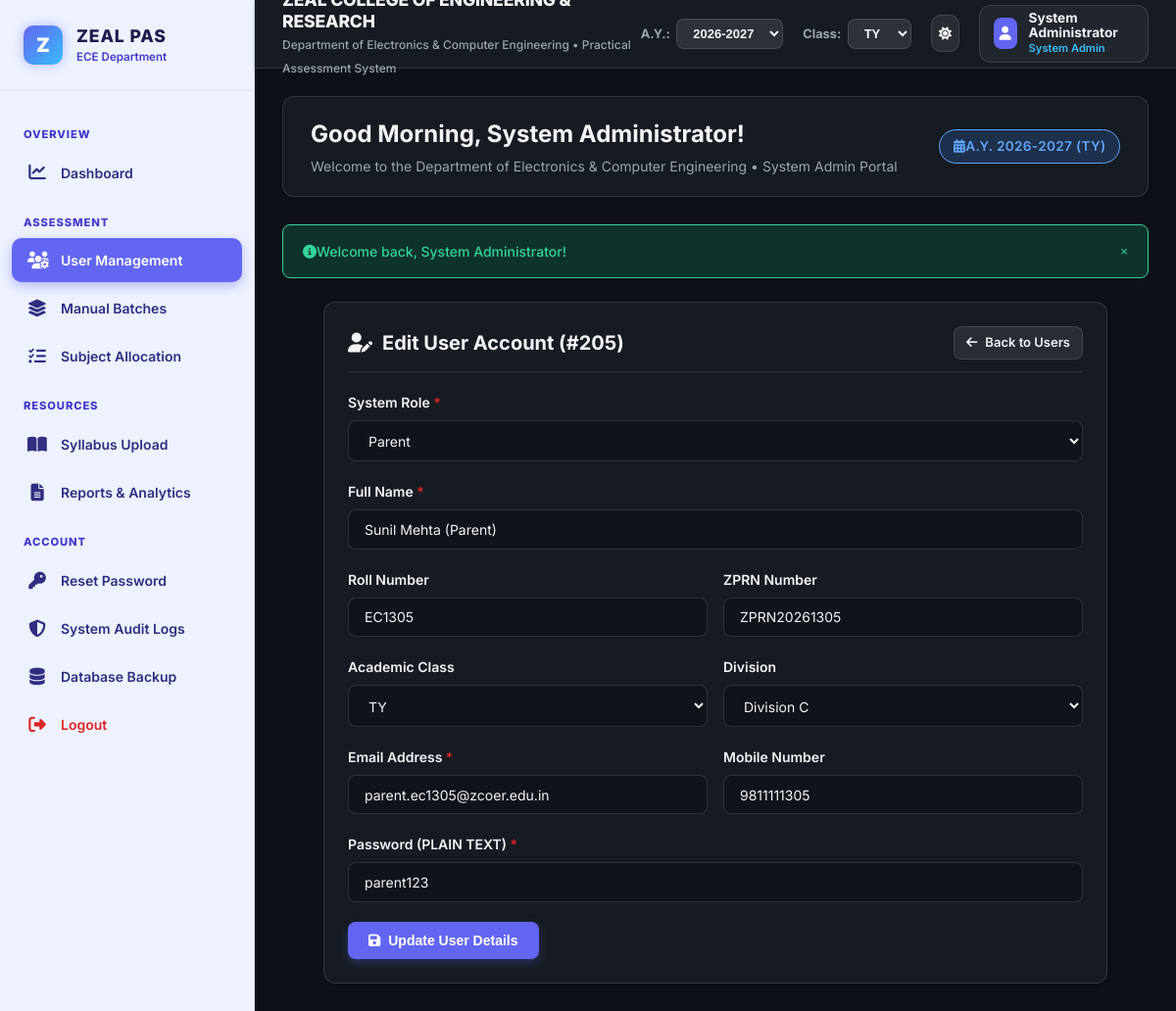
The page /admin/edit_user.php?id=205 (signed in) on the database its author committed.
### tables this page shows
CREATE TABLE `users` (
  `id` INT AUTO_INCREMENT PRIMARY KEY,
  `full_name` VARCHAR(100) NOT NULL,
  `email` VARCHAR(100) UNIQUE NOT NULL,
  `password` VARCHAR(255) NOT NULL,  
  `role` ENUM('admin', 'hod', 'gfm', 'faculty', 'student', 'parent') NOT NULL,
  `student_roll_no` VARCHAR(20) DEFAULT NULL,
  `zprn` VARCHAR(50) DEFAULT NULL,
  `class` ENUM('FY', 'SY', 'TY', 'BY') DEFAULT 'TY',
  `division` VARCHAR(10) DEFAULT 'Division C',
  `phone` VARCHAR(20) DEFAULT NULL,
  `created_at` TIMESTAMP DEFAULT CURRENT_TIMESTAMP,
  INDEX `idx_role` (`role`),
  INDEX `idx_roll` (`student_roll_no`),
  INDEX `idx_class_div` (`class`, `division`)
);

### config/database.php (called while the page is built, shortened)
<?php
function execute_prepared($conn, $sql, $types = "", $params = []) {
    $stmt = mysqli_prepare($conn, $sql);
    if (!empty($types) && !empty($params)) {
        mysqli_stmt_bind_param($stmt, $types, ...$params);
    }
    if (mysqli_stmt_execute($stmt)) {
        return $stmt;
    } else {
        error_log("Execute failed: " . mysqli_stmt_error($stmt));
        mysqli_stmt_close($stmt);
        return false;
    }
}
?>

### includes/functions.php (called while the page is built, shortened)
<?php
require_once __DIR__ . '/../config/database.php';
function sanitize($data) {
    return htmlspecialchars(trim($data ?? ''), ENT_QUOTES, 'UTF-8');
}
?>

### admin/edit_user.php (the view, shortened to what this page needs)
<?php
require_once __DIR__ . '/../includes/header.php';
$edit_id = intval($_GET['id'] ?? 0);
$sql = "SELECT * FROM users WHERE id = ?";
$stmt = execute_prepared($conn, $sql, "i", [$edit_id]);
$target_user = null;
if ($stmt) {
    $res = mysqli_stmt_get_result($stmt);
    $target_user = mysqli_fetch_assoc($res);
}
?>
<div class="card" style="max-width: 800px; margin: 0 auto;">
  <div class="card-header">
    <h3 class="card-title"><i class="fas fa-user-edit text-primary me-2"></i> Edit User Account (#<?php echo $target_user['id']; ?>)</h3>
    <a href="manage_user.php" class="btn btn-secondary btn-sm"><i class="fas fa-arrow-left me-1"></i> Back to Users</a>
  </div>
  <form method="POST" action="">
    <div class="form-group">
      <label for="role" class="form-label">System Role <span class="text-danger">*</span></label>
      <select id="role" name="role" class="form-select" required>
        <option value="parent" <?php echo $target_user['role'] === 'parent' ? 'selected' : ''; ?>>Parent</option>
      </select>
    </div>
    <div class="form-group">
      <label for="full_name" class="form-label">Full Name <span class="text-danger">*</span></label>
      <input type="text" id="full_name" name="full_name" class="form-control" value="<?php echo sanitize($target_user['full_name']); ?>" required>
    </div>
    <div style="display: grid; grid-template-columns: 1fr 1fr; gap: 1rem;">
      <div class="form-group">
        <label for="student_roll_no" class="form-label">Roll Number</label>
        <input type="text" id="student_roll_no" name="student_roll_no" class="form-control" value="<?php echo sanitize($target_user['student_roll_no'] ?? ''); ?>">
      </div>
      <div class="form-group">
        <label for="zprn" class="form-label">ZPRN Number</label>
        <input type="text" id="zprn" name="zprn" class="form-control" value="<?php echo sanitize($target_user['zprn'] ?? ''); ?>">
      </div>
    </div>
    <div style="display: grid; grid-template-columns: 1fr 1fr; gap: 1rem;">
      <div class="form-group">
        <label for="class" class="form-label">Academic Class</label>
        <select id="class" name="class" class="form-select">
          <option value="TY" <?php echo ($target_user['class'] ?? '') === 'TY' ? 'selected' : ''; ?>>TY</option>
        </select>
      </div>
      <div class="form-group">
        <label for="division" class="form-label">Division</label>
        <select id="division" name="division" class="form-select">
          <option value="Division C" <?php echo ($target_user['division'] ?? '') === 'Division C' ? 'selected' : ''; ?>>Division C</option>
        </select>
      </div>
    </div>
    <div style="display: grid; grid-template-columns: 1fr 1fr; gap: 1rem;">
      <div class="form-group">
        <label for="email" class="form-label">Email Address <span class="text-danger">*</span></label>
        <input type="email" id="email" name="email" class="form-control" value="<?php echo sanitize($target_user['email']); ?>" required>
      </div>
      <div class="form-group">
        <label for="phone" class="form-label">Mobile Number</label>
        <input type="text" id="phone" name="phone" class="form-control" value="<?php echo sanitize($target_user['phone'] ?? ''); ?>">
      </div>
    </div>
    <div class="form-group">
      <label for="password" class="form-label">Password (PLAIN TEXT) <span class="text-danger">*</span></label>
      <input type="text" id="password" name="password" class="form-control" value="<?php echo sanitize($target_user['password']); ?>" required>
    </div>
    <button type="submit" class="btn btn-primary">
      <i class="fas fa-save me-2"></i> Update User Details
    </button>
  </form>
</div>
<?php include __DIR__ . '/../includes/footer.php'; ?>

### assets/css/style.css (style rules this page uses)
:root { --bg-primary: #0D1117; --bg-canvas: #161B22; --bg-card: #161B22; --bg-sidebar: #eef2ff; --sidebar-text: #312e81; --sidebar-text-active: #ffffff; --sidebar-hover: #e0e7ff; --sidebar-active-bg: #6366F1; --text-primary: #f3f4f6; --text-secondary: #9ca3af; --text-muted: #6b7280; --border-color: rgba(255, 255, 255, 0.12); --primary-color: #6366F1; --primary-hover: #4f46e5; --primary-light: rgba(99, 102, 241, 0.15); --accent-color: #38bdf8; --accent-hover: #0284c7; --status-success-bg: rgba(16, 185, 129, 0.2); --status-success-text: #34d399; --status-danger-bg: rgba(239, 68, 68, 0.2); --status-danger-text: #f87171; --status-warning-bg: rgba(245, 158, 11, 0.2); --status-warning-text: #fbbf24; --status-info-bg: rgba(59, 130, 246, 0.2); --status-info-text: #60a5fa; --shadow-sm: 0 2px 4px rgba(0, 0, 0, 0.2); --shadow-md: 0 4px 12px rgba(0, 0, 0, 0.3); --shadow-lg: 0 12px 24px rgba(0, 0, 0, 0.4); --shadow-glow: 0 0 12px rgba(99, 102, 241, 0.5); --radius-sm: 8px; --radius-md: 12px; --radius-lg: 20px; --font-family: 'Inter', system-ui, -apple-system, BlinkMacSystemFont, "Segoe UI", Roboto, sans-serif; }
* { margin: 0; padding: 0; box-sizing: border-box; }
body { font-family: var(--font-family); background-color: var(--bg-primary); color: var(--text-primary); line-height: 1.5; min-height: 100vh; display: flex; flex-direction: column; transition: background-color 0.3s ease, color 0.3s ease; }
a { color: var(--primary-color); text-decoration: none; transition: color 0.2s ease; }
.card { background: var(--bg-canvas); border-radius: var(--radius-md); border: 1px solid var(--border-color); box-shadow: var(--shadow-sm); padding: 1.5rem; margin-bottom: 1.5rem; transition: box-shadow 0.2s ease, border-color 0.2s ease; }
.card-header { display: flex; align-items: center; justify-content: space-between; margin-bottom: 1.25rem; padding-bottom: 0.75rem; border-bottom: 1px solid var(--border-color); }
.card-title { font-size: 1.25rem; font-weight: 700; color: var(--text-primary); display: flex; align-items: center; gap: 0.625rem; }
.form-group { margin-bottom: 1.25rem; }
.form-label { display: block; font-size: 0.875rem; font-weight: 600; color: var(--text-primary); margin-bottom: 0.5rem; }
.form-control, .form-select { width: 100%; padding: 0.675rem 1rem; font-size: 0.875rem; font-family: inherit; color: var(--text-primary); background-color: rgba(13, 17, 23, 0.6); border: 1px solid var(--border-color); border-radius: var(--radius-sm); outline: none; transition: border-color 0.2s ease, box-shadow 0.2s ease; }
.btn { display: inline-flex; align-items: center; gap: 0.5rem; padding: 0.625rem 1.25rem; font-size: 0.875rem; font-weight: 600; border-radius: var(--radius-sm); border: 1px solid transparent; cursor: pointer; transition: all 0.2s ease; white-space: nowrap; }
.btn-primary { background-color: var(--primary-color); color: #ffffff; box-shadow: 0 4px 10px rgba(99, 102, 241, 0.3); }
.btn-secondary { background-color: rgba(255, 255, 255, 0.08); color: var(--text-primary); border-color: var(--border-color); }
.btn-sm { padding: 0.375rem 0.75rem; font-size: 0.8125rem; }

### includes/sidebar.php (style rules this page uses)
.text-danger { color: #dc2626 !important; }

### rows shown on the page
users: id "205", role "Parent", full_name "Sunil Mehta (Parent)", student_roll_no "EC1305", zprn "ZPRN20261305", class "TY", division "Division C", email "parent.ec1305@zcoer.edu.in", phone "9811111305", password "parent123"

### other values the page prints
DEPARTMENT_NAME "Department of Electronics & Computer Engineering"
APP_NAME "Practical Assessment System"
$logged_user['full_name'] "System Administrator"
get_role_label($logged_user['role'] ?? '') "System Admin"
get_time_greeting() "Good Morning"
$user['full_name'] "System Administrator"
get_role_label($user['role'] ?? '') "System Admin"
$_SESSION['academic_year'] "2026-2027"
$_SESSION['class_filter'] "TY"
$flash['message'] "Welcome back, System Administrator!"
form field value "2026-2027"
form field value "TY"
